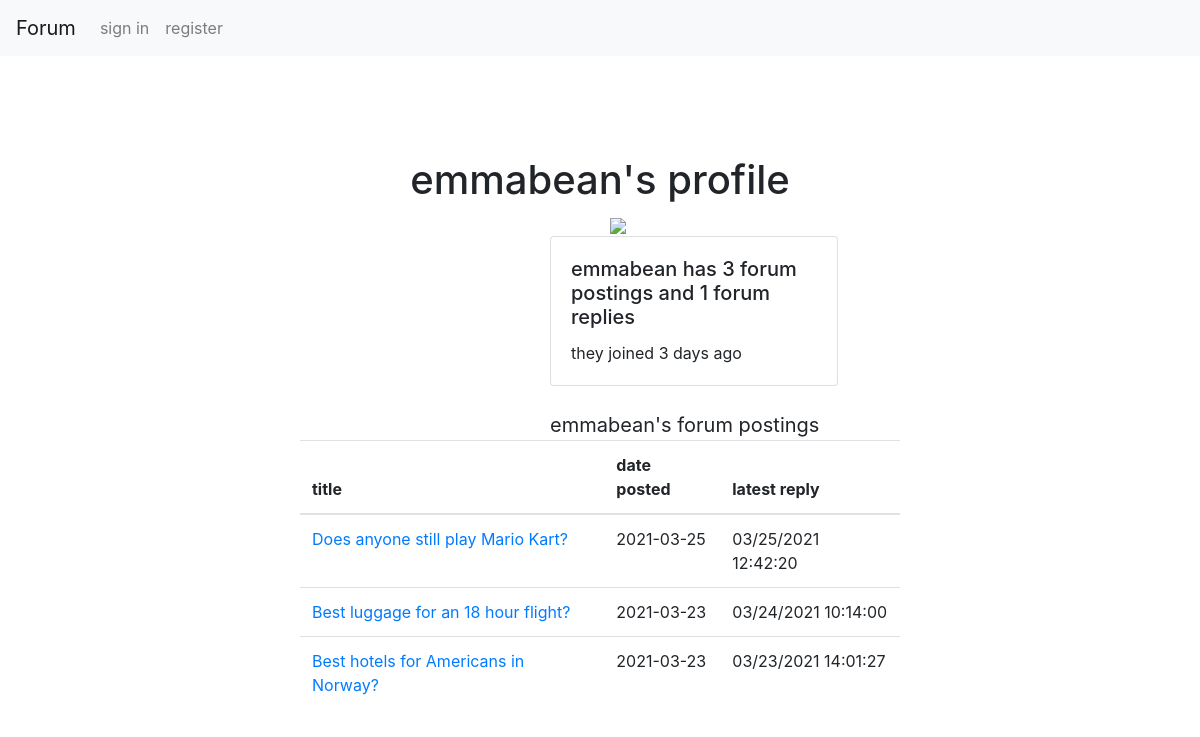
Screenshot of /userprofile/emmabean with the database file from the repository.
### app.py (models this page shows)
class ForumPost(db.Model):
	post_id=db.Column(db.Integer, primary_key=True)
	date_posted=db.Column(db.Date)
	category=db.Column(db.String)
	title = db.Column(db.String)
	content = db.Column(db.Text)
	user_posted = db.Column(db.String)
	latest_reply = db.Column(db.DateTime)

### app.py (the view)
@app.route("/userprofile/<string:username>")
def userprofile(username):
	if session.get("user") == username:
		return redirect(url_for("me"))
	num_postings = len(ForumPost.query.filter_by(user_posted=username).all())
	num_replies = len(Reply.query.filter_by(user_posted=username).all())
	all_posts = ForumPost.query.filter_by(user_posted=username).all()
	now = datetime.date.today()
	user = User.query.filter_by(username=username).first()
	date_joined = user.date_joined
	days_since_joined = (now-date_joined).days
	return render_template("userprofile.html", user=session.get("user"), all_posts = all_posts, username=username, days_since_joined=days_since_joined, num_postings=num_postings, num_replies=num_replies)

### templates/userprofile.html (shortened to what this page needs)
<!DOCTYPE html>
<html>
<head>
</head>
<body>
{% include 'header.html' %}
<h1 style="text-align: center; margin-top: 100px"> {{username}}'s profile </h1>
<img style="margin-left: 610px" src="https://img.icons8.com/pastel-glyph/128/000000/person-male--v3.png"/>
<div class="card" style="width: 18rem; margin-left: 550px">
  <div class="card-body">
    <h5 class="card-title">{{username}} has {{num_postings}} forum postings and {{num_replies}} forum replies</h5>
    <p class="card-text">they joined {{days_since_joined}} days ago </p>
  </div>
</div>
{% if num_postings!= 0 %}
<span style="font-size: 20px; margin-left: 550px;">{{username}}'s forum postings </span>
{% endif %}
<table class="table" style="width:50%; margin-left: 300px;">
  <thead>
    <tr>
      <th>title</th>
      <th>date posted</th>
      <th>latest reply </th>
    </tr>
  </thead>
  <tbody>
 {% for post in all_posts %}
    <tr>
        <td><a href= "{{ url_for('viewpost', id=post.post_id)}}">{{post.title}}</a></td>
        <td>{{post.date_posted}}</td>
        {% if post.latest_reply!=None %}
        <td>{{post.latest_reply.strftime('%m/%d/%Y %H:%M:%S')}}</td>
        {% endif %}
      </tr>
  {% endfor  %}
  </tbody>
</table>
</body>
</html>

### rows the page displays
ForumPost: title "Does anyone still play Mario Kart?", date_posted "2021-03-25", latest_reply "03/25/2021 12:42:20"
ForumPost: title "Best luggage for an 18 hour flight?", date_posted "2021-03-23", latest_reply "03/24/2021 10:14:00"
ForumPost: title "Best hotels for Americans in Norway?", date_posted "2021-03-23", latest_reply "03/23/2021 14:01:27"

### other values shown
{{ username }} "emmabean"
{{ num_postings }} "3"
{{ num_replies }} "1"
